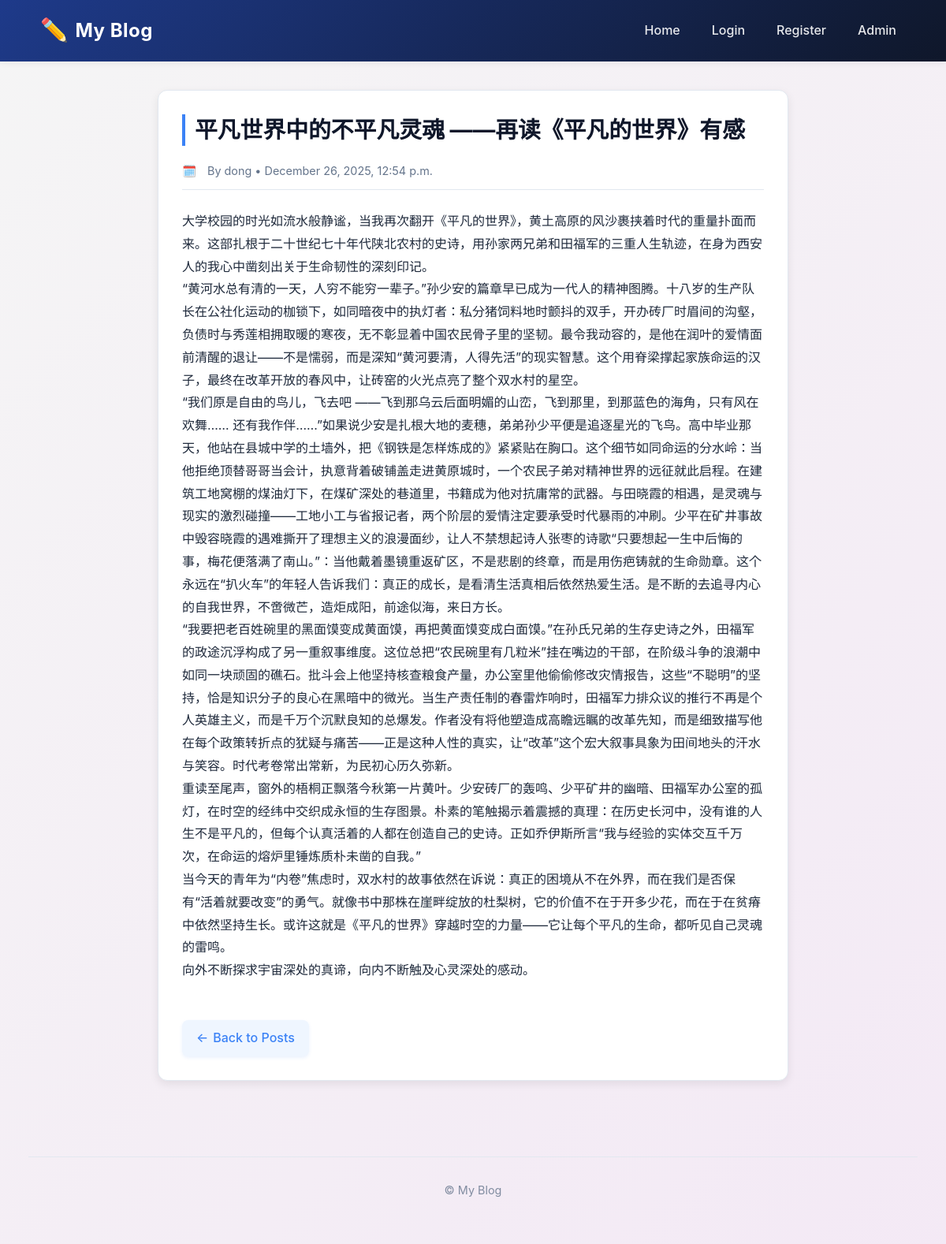
The app's page /post/1/ with its own data.
### blogs/models.py (models this page shows, shortened)
class BlogPost(models.Model):
    title = models.CharField(max_length=200)
    text = models.TextField()
    date_added = models.DateTimeField(auto_now_add=True)
    author = models.ForeignKey(User, on_delete=models.CASCADE)
    class Meta:
        ordering = ['-date_added']

### blogs/views.py (the view)
# urls.py: path('post/<int:pk>/', PostDetailView.as_view(), name='post-detail'),
class PostDetailView(DetailView):
    model = BlogPost
    template_name = 'blogs/post_detail.html'
    context_object_name = 'post'

### blogs/templates/blogs/post_detail.html (shortened to what this page needs)
{% extends 'base.html' %}
{% block content %}
  <article class="post-card">
    <h1>{{ post.title }}</h1>
    <div class="meta">
      By {{ post.author }} • {{ post.date_added|date:"F j, Y, g:i a" }}
    </div>
    <div class="content">
      {{ post.text|linebreaks }}
    </div>
    <div class="post-actions">
      <a class="btn secondary" href="{% url 'blogs:home' %}">
        <span>←</span> Back to Posts
      </a>
    </div>
  </article>
{% endblock %}

### static/css/style.css (style rules this page uses)
:root { --bg: #f5f7fa; --card: #ffffff; --accent: #3b82f6; --accent-hover: #2563eb; --accent-light: #eff6ff; --muted: #64748b; --header: #0f172a; --border: #e2e8f0; --shadow-light: 0 2px 8px rgba(0, 0, 0, 0.06); --shadow: 0 4px 12px rgba(0, 0, 0, 0.08); --shadow-hover: 0 10px 25px -5px rgba(0, 0, 0, 0.1), 0 8px 10px -6px rgba(0, 0, 0, 0.1); --text: #1e293b; --text-light: #64748b; --success-bg: #dcfce7; --success-text: #166534; --error-bg: #fee2e2; --error-text: #b91c1c; --transition: all 0.3s ease; }
* { box-sizing: border-box; margin: 0; padding: 0; }
body { font-family: Inter, system-ui, -apple-system, 'Segoe UI', Roboto, 'Helvetica Neue', Arial, sans-serif; background: linear-gradient(-45deg, #e0f7fa, #e1f5fe, #f3e5f5, #f5f5f5); background-size: 400% 400%; animation: gradient 15s ease infinite; color: var(--text); line-height: 1.6; transition: var(--transition); padding-bottom: 60px; min-height: 100vh; }
.btn { display: inline-flex; align-items: center; justify-content: center; gap: 6px; padding: 10px 18px; background: var(--accent); color: #fff; border-radius: 8px; text-decoration: none; font-weight: 500; border: none; cursor: pointer; transition: var(--transition); box-shadow: 0 2px 4px rgba(59, 130, 246, 0.2); }
.btn.secondary { background: var(--accent-light); color: var(--accent); box-shadow: 0 2px 4px rgba(59, 130, 246, 0.1); }
.post-card { background: var(--card); padding: 24px; border-radius: 12px; box-shadow: var(--shadow); border: 1px solid var(--border); transition: transform 0.3s ease, box-shadow 0.3s ease; display: flex; flex-direction: column; height: 100%; position: relative; overflow: hidden; }
.post-card::before { content: ''; position: absolute; top: 0; left: 0; width: 100%; height: 4px; background: var(--accent); transform: scaleX(0); transition: transform 0.3s ease; }
.post-card .meta { color: var(--text-light); font-size: 0.85rem; margin-bottom: 16px; padding-bottom: 12px; border-bottom: 1px solid var(--border); display: flex; flex-wrap: wrap; gap: 10px; align-items: center; }
.post-card .meta::before { content: "🗓️"; margin-right: 4px; }
.post-card .post-actions { display: flex; gap: 10px; margin-top: auto; }
article.post-card { max-width: 800px; margin: 0 auto; padding: 30px; }
article.post-card h1 { margin-bottom: 20px; color: var(--header); font-size: 1.8rem; line-height: 1.4; border-left: 4px solid var(--accent); padding-left: 12px; }
article.post-card .meta { margin-bottom: 25px; font-size: 0.9rem; }
article.post-card .content { margin-bottom: 30px; line-height: 1.8; color: var(--text); }
article.post-card .content p { margin-bottom: 1.2rem; }
a { color: var(--accent); text-decoration: none; transition: color 0.2s ease; }

### records on screen
BlogPost: title "平凡世界中的不平凡灵魂 ——再读《平凡的世界》有感", author "dong", date_added "December 26, 2025, 12:54 p.m.", text "大学校园的时光如流水般静谧，当我再次翻开《平凡的世界》，黄土高原的风沙裹挟着时代的重量扑面而来。这部扎根于二十世纪七十年代陕北农村的史诗，用孙家两兄弟和田福军的三重人生轨迹，在身为西安人的我心中凿刻出关于生命韧性的深刻印记。 “黄河水总有清的一天，人穷不能穷一辈子。”孙少安的篇章早已成为一代人的精神图腾。十八岁的生产队长在公社化运动的枷锁下，如同暗夜中的执灯者：私分猪饲料地时颤抖的双手，开办砖厂时眉间的沟壑，负债时与秀莲相拥取暖的寒夜，无不彰显着中国农民骨子里的坚韧。最令我动容的，是他在润叶的爱情面前清醒的退让——不是懦弱，而是深知“黄河要清，人得先活”的现实智慧。这个用脊梁撑起家族命运的汉子，最终在改革开放的春风中，让砖窑的火光点亮了整个双水村的星空。 “我们原是自由的鸟儿，飞去吧 ——飞到那乌云后面明媚的山峦，飞到那里，到那蓝色的海角，只有风在欢舞………"
